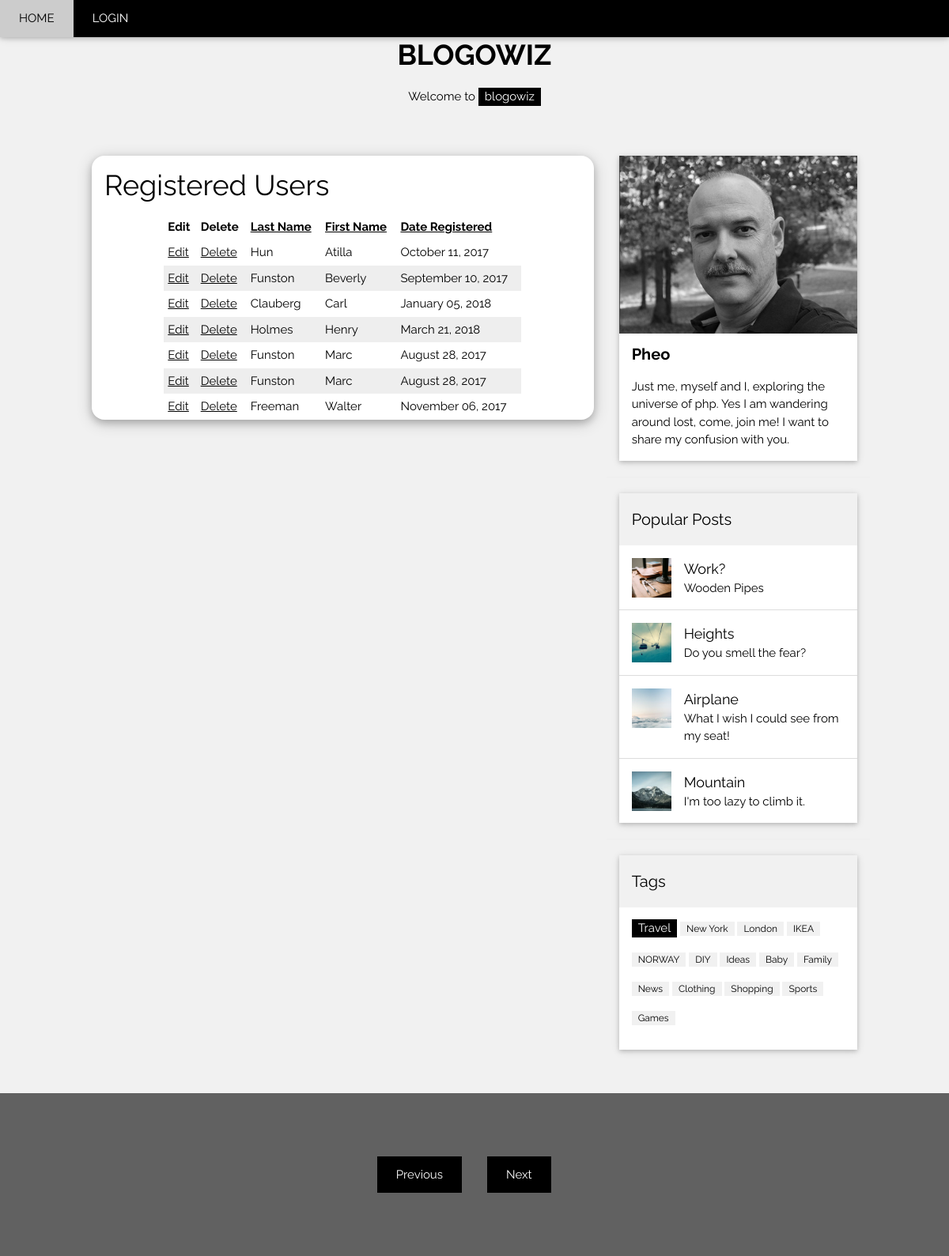
Screenshot of /view_users.php?sort=fn with the database file from the repository.
### tables this page shows
CREATE TABLE users (
user_id TINYINT UNSIGNED NOT NULL AUTO_INCREMENT,
first_name VARCHAR(20),
last_name VARCHAR(40),
admin BOOL,
user_name VARCHAR(40) NOT NULL,
email VARCHAR(60) NOT NULL,
password VARCHAR(40) NOT NULL,
registration_date DATETIME NOT NULL,
PRIMARY KEY (user_id)
);

### view_users.php (the view, shortened to what this page needs)
<?php
include ('includes/head.php');
echo "   <div class=\"w3-card-4 w3-margin w3-white w3-round-xlarge\">\n";
echo "       <div class=\"w3-container\">\n";
echo '          <h1>Registered Users</h1>';
require ('includes/mysqli_connect.php');
$display = 10;
if (isset($_GET['s']) && is_numeric($_GET['s'])) {
	$start = $_GET['s'];
} else {
	$start = 0;
}
$sort = (isset($_GET['sort'])) ? $_GET['sort'] : 'rd';
switch ($sort) {
	case 'fn':
		$order_by = 'first_name ASC';
		break;
}
$q = "SELECT last_name, first_name, DATE_FORMAT(registration_date, '%M %d, %Y') AS dr, user_id FROM users ORDER BY $order_by LIMIT $start, $display";
$r = @mysqli_query ($dbc, $q);
echo '<table align="center" cellspacing="0" cellpadding="5" width="75%">
<tr>
	<td align="left"><b>Edit</b></td>
	<td align="left"><b>Delete</b></td>
	<td align="left"><b><a href="view_users.php?sort=ln">Last Name</a></b></td>
	<td align="left"><b><a href="view_users.php?sort=fn">First Name</a></b></td>
	<td align="left"><b><a href="view_users.php?sort=rd">Date Registered</a></b></td>
</tr>
';
$bg = '#eeeeee';
while ($row = mysqli_fetch_array($r, MYSQLI_ASSOC)) {
	$bg = ($bg=='#eeeeee' ? '#ffffff' : '#eeeeee');
		echo '<tr bgcolor="' . $bg . '">
		<td align="left"><a href="edit_user.php?id=' . $row['user_id'] . '">Edit</a></td>
		<td align="left"><a href="delete_user.php?id=' . $row['user_id'] . '">Delete</a></td>
		<td align="left">' . $row['last_name'] . '</td>
		<td align="left">' . $row['first_name'] . '</td>
		<td align="left">' . $row['dr'] . '</td>
	</tr>
	';
}
echo '</table>';
echo"       </div>\n";
echo"   </div>\n";
include ('includes/footer.php');
?>

### style/w3.css (style rules this page uses)
html { box-sizing:border-box }
*,*:before,*:after { box-sizing:inherit }
html { -ms-text-size-adjust:100%;-webkit-text-size-adjust:100% }
body { margin:0 }
a { background-color:transparent;-webkit-text-decoration-skip:objects }
html,body { font-family:Verdana,sans-serif;font-size:15px;line-height:1.5 }
html { overflow-x:hidden }
h1 { font-size:36px }
h1,h2,h3,h4,h5,h6 { font-family:"Segoe UI",Arial,sans-serif;font-weight:400;margin:10px 0 }
a { color:inherit }
.w3-container:after,.w3-container:before,.w3-panel:after,.w3-panel:before,.w3-row:after,.w3-row:before,.w3-row-padding:after,.w3-row-padding:before, .w3-cell-row:before,.w3-cell-row:after,.w3-clear:after,.w3-clear:before,.w3-bar:before,.w3-bar:after { content:"";display:table;clear:both }
.w3-round-xlarge { border-radius:16px }
.w3-container,.w3-panel { padding:0.01em 16px }
.w3-card-4,.w3-hover-shadow:hover { box-shadow:0 4px 10px 0 rgba(0,0,0,0.2),0 4px 20px 0 rgba(0,0,0,0.19) }
.w3-margin { margin:16px!important }
.w3-white,.w3-hover-white:hover { color:#000!important;background-color:#fff!important }
.w3-light-grey,.w3-hover-light-grey:hover,.w3-light-gray,.w3-hover-light-gray:hover { color:#000!important;background-color:#f1f1f1!important }

### includes/head.php (style rules this page uses)
body,h1,h2,h3,h4,h5 { font-family: "Raleway", sans-serif }

### rows the page displays
users: last_name "Hun", first_name "Atilla", dr "October 11, 2017"
users: last_name "Funston", first_name "Beverly", dr "September 10, 2017"
users: last_name "Clauberg", first_name "Carl", dr "January 05, 2018"
users: last_name "Holmes", first_name "Henry", dr "March 21, 2018"
users: last_name "Funston", first_name "Marc", dr "August 28, 2017"
users: last_name "Funston", first_name "Marc", dr "August 28, 2017"
users: last_name "Freeman", first_name "Walter", dr "November 06, 2017"
